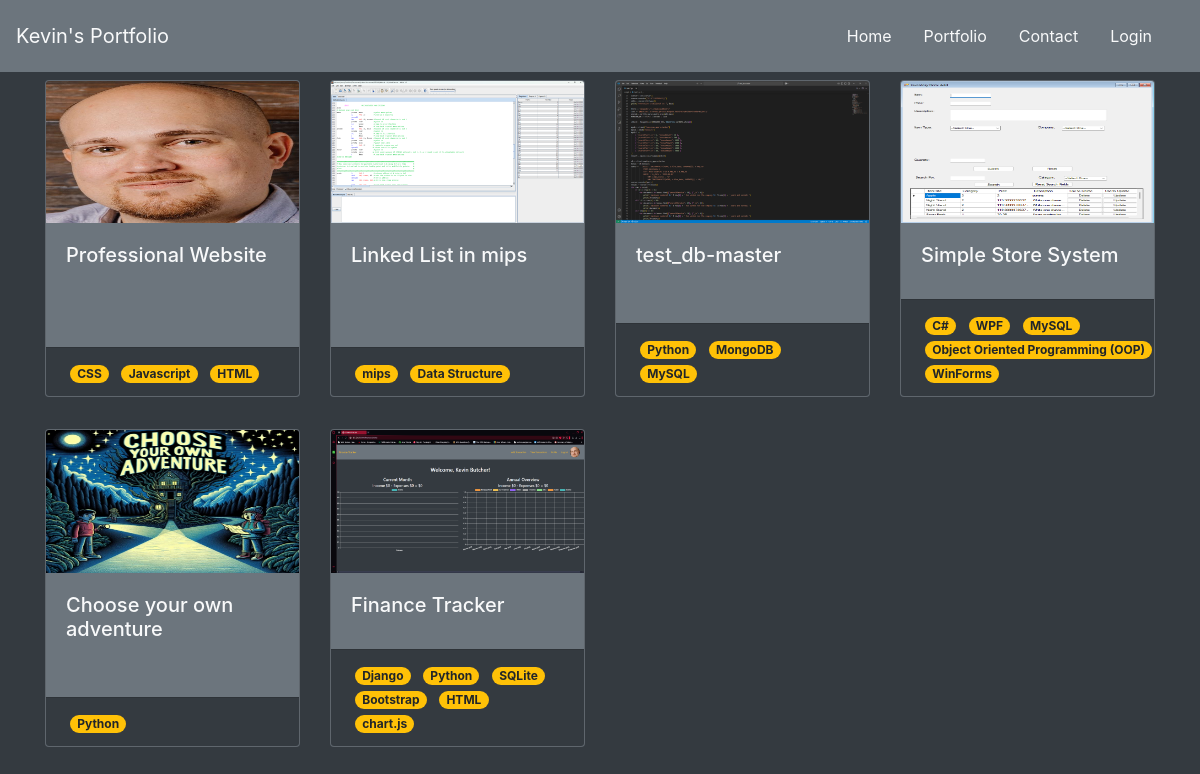
The page /portfolio/ on the database its author committed.
### PortfolioDatabase/models.py (models this page shows, shortened)
class Portfolio(models.Model):
    project_name = models.CharField(max_length=200)
    project_desc = models.CharField(max_length=2000)
    project_image = models.ImageField(default='genericproject.jpg', upload_to='project_pictures')
    project_url = models.URLField(max_length=400, null=True, blank=True)
    project_video = EmbedVideoField(null=True, blank=True)
    tags = models.ManyToManyField(Tag, related_name='projects', blank=True)

class Tag(models.Model):
    name = models.CharField(max_length=100, unique=True)

### PortfolioDatabase/views.py (the view)
# urls.py: path('portfolio/', views.portfolio, name="portfolio"),
def portfolio(request):
    portfolio_list = Portfolio.objects.all()
    context = {
        'portfolio_list': portfolio_list
    }
    return render(request, 'PortfolioDatabase/portfolio.html', context)

### PortfolioDatabase/Templates/PortfolioDatabase/portfolio.html (shortened to what this page needs)
{% extends 'PortfolioDatabase/base.html' %}
    {% block body %}
    <div class="container">
        <div class="row row-cols-1 row-cols-sm-2 row-cols-md-3 row-cols-lg-4">
            {% for project in portfolio_list %}
                <div class="col mb-4 mt-2">
                    <div class="card bg-secondary h-100">
                        <a href="{% url 'PortfolioDatabase:portfolioDetail' project.id %}">
                            <img class="card-img-top img-fluid" src="{{ project.project_image.url }}" alt="{{ project.project_name }}" style="aspect-ratio: 16/9;">
                        </a>
                        <div class="card-body bg-secondary text-light d-flex flex-column">
                            <a href="{% url 'PortfolioDatabase:portfolioDetail' project.id %}" class="text-light">
                                <h5 class="card-title">{{ project.project_name }}</h5></a>
                        </div>
                        <div class="card-footer bg-dark">
                            <div>
                            {% if project.tags.all %}
                            {% for tag in project.tags.all %}
                                <span class="badge badge-pill badge-warning mx-1">{{ tag.name }}</span>
                            {% endfor %}
                            {% else %}
                                <span class="badge badge-pill badge-warning">No tags</span>
                            {% endif %}
                            </div>
                        </div>
                    </div>
                </div>
            {% endfor %}
        </div>
    </div>
    {% endblock %}

### PortfolioDatabase/Templates/PortfolioDatabase/base.html (shortened to what this page needs)
{% load static %}
<!DOCTYPE html>
<html lang="en" data-bs-theme="dark">
<head>
    <link rel="stylesheet" href="{% static 'PortfolioDatabase/style.css' %}">
    <link rel="stylesheet" href="https://cdn.jsdelivr.net/npm/bootstrap@4.6.2/dist/css/bootstrap.min.css"
>
</head>
<body class="bg-dark text-white-50">
    <nav class="navbar bg-secondary">
        <a href="{% url 'PortfolioDatabase:index' %}" class="navbar-brand text-light">Kevin's Portfolio</a>
        <div class="navbar">
            <a href="{% url 'PortfolioDatabase:index' %}" class="nav-item nav-link text-light">Home</a>
            <a href="{% url 'PortfolioDatabase:portfolio' %}" class="nav-item nav-link text-light">Portfolio</a>
            <a href="{% url 'PortfolioDatabase:contact' %}" class="nav-item nav-link text-light">Contact</a>
            {% if user.is_authenticated %}
                <a href="{% url 'profile' %}" class="nav-item nav-link text-light">Profile</a>
                <form action="{% url 'logout' %}" method="POST">
                    {% csrf_token %}
                    <button class="nav-item nav-link" type="submit">
                        Logout
                    </button>
                </form>
            {% else %}
                <a href="{% url 'login' %}" class="nav-item nav-link text-light">Login</a>
            {% endif %}
        </div>
    </nav>
    {% block body %}
    {% endblock %}
</body>
</html>

### PortfolioDatabase/Static/PortfolioDatabase/style.css (style rules this page uses)
body { background-color: black; color: ivory; }

### rows shown on the page
Portfolio: project_image (picture), project_name "Professional Website"
Tag: name "CSS"
Tag: name "Javascript"
Tag: name "HTML"
Portfolio: project_image (picture), project_name "Linked List in mips"
Tag: name "mips"
Tag: name "Data Structure"
Portfolio: project_image (picture), project_name "test_db-master"
Tag: name "Python"
Tag: name "MongoDB"
Tag: name "MySQL"
Portfolio: project_image (picture), project_name "Simple Store System"
Tag: name "C#"
Tag: name "WPF"
Tag: name "Object Oriented Programming (OOP)"
Tag: name "WinForms"
Portfolio: project_image (picture), project_name "Choose your own adventure"
Portfolio: project_image (picture), project_name "Finance Tracker"
Tag: name "Django"
Tag: name "SQLite"
Tag: name "Bootstrap"
Tag: name "chart.js"
